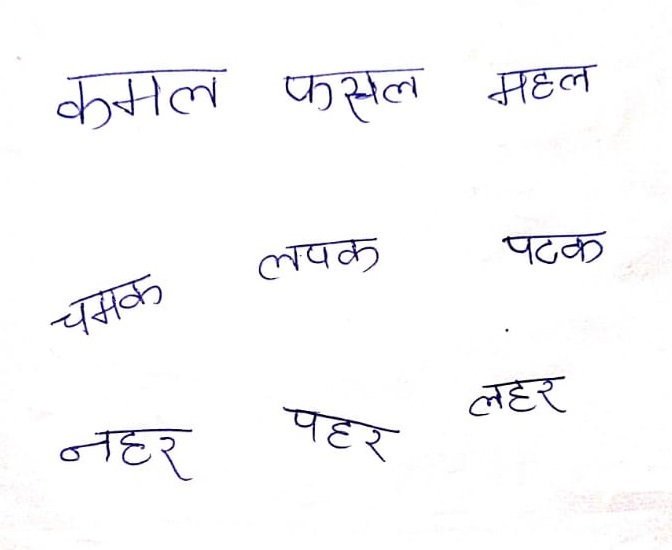
#> input picture Words/1.jpeg, 672 x 550 px
$ python split.py
#> lines starting #> are read from the running program, lines starting #| are printed output that depends on the picture; after the words box and inside, x2 and y2 are one past the last pixel; in counts of white or black regions, pixels touching at a corner belong together
import cv2
import numpy as np
import os


def Sorting_Key(rect):
    global Lines, Size

    x, y, w, h = rect

    cx = x + int(w / 2)
    cy = y + int(h / 2)

    for i, (upper, lower) in enumerate(Lines):
        if not any([all([upper > y + h, lower > y + h]), all([upper < y, lower < y])]):
            return cx + ((i + 1) * Size)


def Split(Image):
    global Lines, Size
    gray = cv2.cvtColor(Image, cv2.COLOR_BGR2GRAY)
#> Image is the input picture: shape (550, 672, 3); mean B, G, R 250.5, 249.5, 249.7

    kernel = cv2.getStructuringElement(cv2.MORPH_ELLIPSE, (25, 25))
    morph = cv2.morphologyEx(gray, cv2.MORPH_CLOSE, kernel)
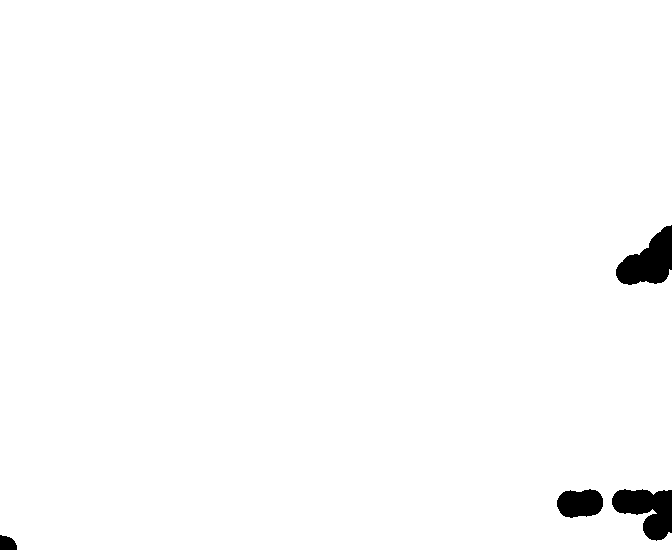
#> morph: shape (550, 672); values 254 (black) and 255 (white), 98.6% white; 4 black regions, box (x1, y1, x2, y2) and area: (616, 225, 672, 285) 1997, (612, 489, 672, 541) 1949, (557, 489, 603, 518) 1063, (0, 535, 17, 550) 205
    for i in range(morph.shape[0]):
        for j in range(morph.shape[1]):
            if not morph[i][j]:
                morph[i][j] = 1
    div = gray / morph
    gray = np.array(cv2.normalize(div, div, 0, 255, cv2.NORM_MINMAX), np.uint8)

    _, thresh = cv2.threshold(gray, 180, 255, cv2.THRESH_BINARY_INV)
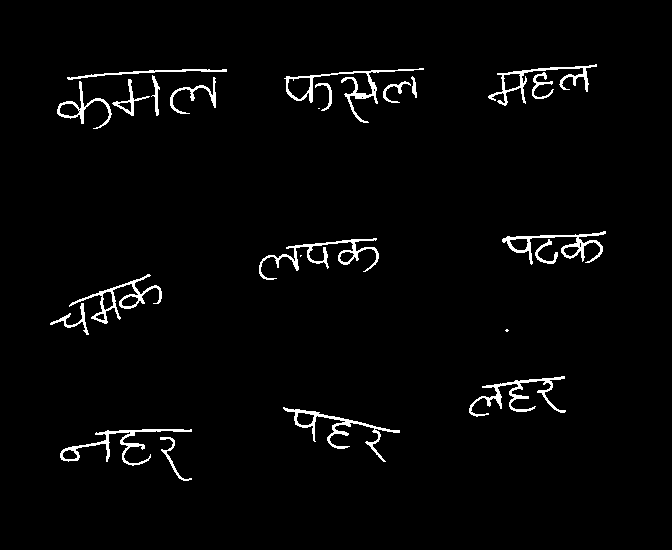
#> thresh: shape (550, 672); 2.5% white in thin lines or dots, all inside (x1, y1, x2, y2) = (50, 64, 606, 481)
    kernel = cv2.getStructuringElement(cv2.MORPH_RECT, (3, 3))
    thresh = cv2.morphologyEx(thresh, cv2.MORPH_DILATE, kernel, iterations=1)
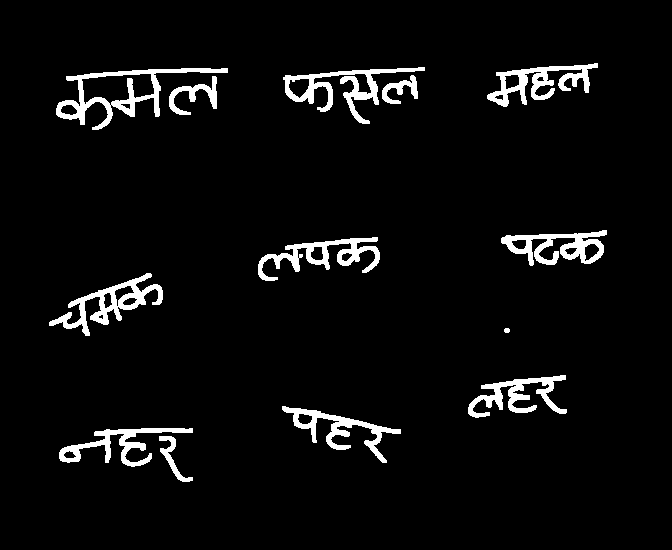
#> thresh: shape (550, 672); 4.7% white; 13 white regions
    contours, _ = cv2.findContours(
        thresh, cv2.RETR_EXTERNAL, cv2.CHAIN_APPROX_NONE)
#> contours = 13 contours, 1 with area under 20; largest, box (x1, y1, x2, y2) and area: (56, 68, 228, 130) 3554, (49, 273, 163, 336) 1946, (283, 67, 425, 124) 1841, (501, 230, 607, 266) 1784, (487, 63, 598, 107) 1697
    i = 0
    contours_filtered = []
    Length = len(contours)
#> Length = 13
    while i < Length:
        x, y, w, h = cv2.boundingRect(contours[i])

        if w * h <= 100:
            contours_filtered.append(contours[i])
            i -= 1
            Length -= 1
        i += 1
#> this loop made 13 passes
#> (x, y, w, h, i, Length) on passes 5 to 13: (504, 328, 6, 5, 4, 12), (504, 328, 6, 5, 4, 11), (504, 328, 6, 5, 4, 10), (504, 328, 6, 5, 4, 9), (504, 328, 6, 5, 4, 8), (504, 328, 6, 5, 4, 7), (504, 328, 6, 5, 4, 6), (504, 328, 6, 5, 4, 5), (504, 328, 6, 5, 4, 4)
#> (x, y, w, h, i) on passes 1 to 4: (159, 436, 34, 46, 1), (59, 428, 134, 39, 2), (282, 406, 119, 57, 3), (468, 375, 99, 43, 4)
#> after the loop, Length = 4; contours_filtered = 9 contours, all with area under 20; i = 4
    h_proj = np.sum(thresh, axis=1)
#> h_proj = 550 values, max 59415 at index 71, min 0 at index 0, mean 8044.1

    upper = None
    lower = None
    Lines = []
    for i in range(h_proj.shape[0]):
        proj = h_proj[i]

        if proj != 0 and upper == None:
            upper = i
        elif proj == 0 and upper != None and lower == None:
            lower = i
            if lower - upper >= 30:
                Lines.append([upper, lower])
            upper = None
            lower = None
#> this loop made 550 passes
#> proj on passes 1 to 12: 0, 0, 0, 0, 0, 0, 0, 0, 0, 0, 0, 0
#> after the loop, Lines = [[63, 130], [230, 336], [375, 482]]
    if upper:
        Lines.append([upper, h_proj.shape[0] - 1])
    Size = thresh.shape[1]
#> Size = 672
    bounding_rects = []
    for contour in contours_filtered:
        x, y, w, h = cv2.boundingRect(contour)

        for upper, lower in Lines:
            if not any([all([upper > y + h, lower > y + h]), all([upper < y, lower < y])]):
                bounding_rects.append([x, y, w, h])
#> this loop made 9 passes
#> after the loop, bounding_rects = [[504, 328, 6, 5], [504, 328, 6, 5], [504, 328, 6, 5], [504, 328, 6, 5], [504, 328, 6, 5], [504, 328, 6, 5], [504, 328, 6, 5], [504, 328, 6, 5], [504, 328, 6, 5]]
    i = 0
    Length = len(bounding_rects)
#> Length = 9
    while i < Length:
        x, y, w, h = bounding_rects[i]
        j = 0

        while j < Length:
            distancex = abs(
                bounding_rects[j][0] - (bounding_rects[i][0] + bounding_rects[i][2]))
            distancey = abs(
                bounding_rects[j][1] - (bounding_rects[i][1] + bounding_rects[i][3]))

            threshx = max(abs(bounding_rects[j][0] - (bounding_rects[i][0] + bounding_rects[i][2])),
                          abs(bounding_rects[j][0] - bounding_rects[i][0]),
                          abs((
                              bounding_rects[j][0] + bounding_rects[j][2]) - bounding_rects[i][0]),
                          abs((bounding_rects[j][0] + bounding_rects[j][2]) - (bounding_rects[i][0] + bounding_rects[i][2])))

            threshy = max(abs(bounding_rects[j][1] - (bounding_rects[i][1] + bounding_rects[i][3])),
                          abs(bounding_rects[j][1] - bounding_rects[i][1]),
                          abs((
                              bounding_rects[j][1] + bounding_rects[j][3]) - bounding_rects[i][1]),
                          abs((bounding_rects[j][1] + bounding_rects[j][3]) - (bounding_rects[i][1] + bounding_rects[i][3])))

            if i != j and any([all([not any([all([bounding_rects[j][1] > y + h, bounding_rects[j][1] + bounding_rects[j][3] > y + h]), all([bounding_rects[j][1] < y, bounding_rects[j][1] + bounding_rects[j][3] < y])]),
                                   not any([all([bounding_rects[j][0] > x + w, bounding_rects[j][0] + bounding_rects[j][2] > x + w]), all([bounding_rects[j][0] < x, bounding_rects[j][0] + bounding_rects[j][2] < x])])]),
                              all([distancex <= 10, bounding_rects[i][3] + bounding_rects[j][3] + 10 >= threshy]), all([bounding_rects[i][2] + bounding_rects[j][2] + 10 >= threshx, distancey <= 10])]):

                x = min(bounding_rects[i][0], bounding_rects[j][0])
                w = max(bounding_rects[i][0] + bounding_rects[i][2],
                        bounding_rects[j][0] + bounding_rects[j][2]) - x
                y = min(bounding_rects[i][1], bounding_rects[j][1])
                h = max(bounding_rects[i][1] + bounding_rects[i][3],
                        bounding_rects[j][1] + bounding_rects[j][3]) - y

                bounding_rects[i] = [x, y, w, h]
                del bounding_rects[j]
                i = -1
                Length -= 1
                break

            j += 1
        i += 1
#> this loop made 9 passes
#> after the loop, Length = 1; bounding_rects = [[504, 328, 6, 5]]; i = 1
    bounding_rects.sort(key=Sorting_Key)
#> the loop in Sorting_Key, `for i, (upper, lower) in enumerate(Lines):` made 2 passes
    Words = []

    for x, y, w, h in bounding_rects:
        crop = Image[y:y + h, x:x + w]

        gray = cv2.cvtColor(crop, cv2.COLOR_BGR2GRAY)

        kernel = cv2.getStructuringElement(cv2.MORPH_ELLIPSE, (25, 25))
        morph = cv2.morphologyEx(gray, cv2.MORPH_CLOSE, kernel)

        for i in range(morph.shape[0]):
            for j in range(morph.shape[1]):
                if not morph[i][j]:
                    morph[i][j] = 1

        div = gray / morph
        gray = np.array(cv2.normalize(
            div, div, 0, 255, cv2.NORM_MINMAX), np.uint8)

        _, thresh = cv2.threshold(gray, 180, 255, cv2.THRESH_BINARY_INV)

        contours, _ = cv2.findContours(
            thresh, cv2.RETR_EXTERNAL, cv2.CHAIN_APPROX_NONE)
        contours = np.vstack(contours)

        rect = cv2.minAreaRect(contours)
        Box = cv2.boxPoints(rect)

        index = np.argmin(np.sum(Box, axis=1))

        box = []
        box.extend(Box[index:])
        box.extend(Box[0:index])

        box = np.int0(box)
        shape = (box[1][0] - box[0][0], box[3][1] - box[0][1])

        src = np.float32(box)
        dst = np.array([[0, 0], [shape[0], 0], [shape[0], shape[1]], [
                       0, shape[1]]], np.float32)

        M = cv2.getPerspectiveTransform(src, dst)
        warp = cv2.bitwise_not(cv2.warpPerspective(
            cv2.bitwise_not(crop), M, shape))
        Words.append(warp.copy())
#> this loop made 1 pass
#> (x, y, w, h, rect, Box, index, src) on pass 1: (504, 328, 6, 5, ((2.75, 1.75), (2.83, 2.12), -45), [[2.5, 3.5], [1, 2], [3, 2.38e-07], [4.5, 1.5]], 1, [[1, 1], [3, 0], [4, 1], [2, 3]])
#> after the loop, Words = 1 item
    return Words


if __name__ == "__main__":
    Words = Split(cv2.imread(os.path.join('Words', '1.jpeg')))
    for word in Words:
        print(type(word))
#> this loop made 1 pass
#| <class 'numpy.ndarray'>

$ run again, with Words/2.jpeg copied over Words/1.jpeg
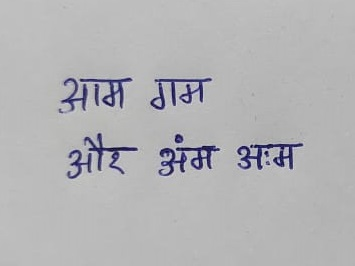
#> input picture Words/2.jpeg, 355 x 266 px
#> in Split, Image is the input picture: shape (266, 355, 3); mean B, G, R 181.7, 179.4, 179.5
#> in Split, `div = gray / morph`:
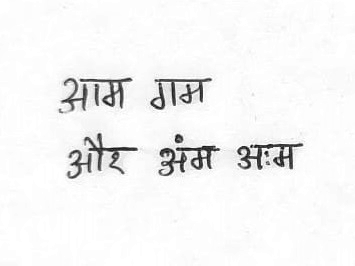
#> div: shape (266, 355) float64; min 0.0156, max 1, mean 0.96
#> in Split, `thresh = cv2.morphologyEx(thresh, cv2.MORPH_DILATE, kernel, iterations..`:
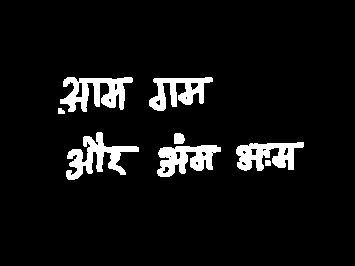
#> thresh: shape (266, 355); 6.8% white; 8 white regions
#> in Split, `contours, _ = cv2.findContours( thresh, cv2.RETR_EXTERNAL, cv2.CHAIN_A..`: contours = 8 contours; box (x1, y1, x2, y2) and area: (60, 77, 133, 112) 1271, (66, 132, 139, 180) 1158, (157, 145, 221, 177) 1149, (236, 142, 304, 171) 1112, (149, 77, 213, 111) 995, (174, 133, 185, 144) 89, (265, 160, 271, 166) 24, (58, 108, 65, 114) 24
#> in Split, `Length = len(contours)`: Length = 8
#> the loop in Split, `while i < Length:` made 8 passes
#> Length on passes 1 to 8: 7, 6, 5, 4, 3, 2, 1, 0
#> after the loop in Split, `while i < Length:`: Length = 0; contours_filtered = 8 contours; box (x1, y1, x2, y2) and area: (265, 160, 271, 166) 24, (265, 160, 271, 166) 24, (265, 160, 271, 166) 24, (265, 160, 271, 166) 24, (265, 160, 271, 166) 24, (265, 160, 271, 166) 24, (265, 160, 271, 166) 24, (265, 160, 271, 166) 24; i = 0
#> h_proj = 266 values, max 43860 at index 147, min 0 at index 0, mean 6146.8
#> the loop in Split, `for i in range(h_proj.shape[0]):` made 266 passes
#> after the loop in Split, `for i in range(h_proj.shape[0]):`: Lines = [[77, 114], [132, 180]]
#> the loop in Split, `for contour in contours_filtered:` made 8 passes
#> after the loop in Split, `for contour in contours_filtered:`: bounding_rects = [[265, 160, 6, 6], [265, 160, 6, 6], [265, 160, 6, 6], [265, 160, 6, 6], [265, 160, 6, 6], [265, 160, 6, 6], [265, 160, 6, 6], [265, 160, 6, 6]]
#> in Split, `Length = len(bounding_rects)`: Length = 8
#> the loop in Split, `while i < Length:` made 8 passes
#> after the loop in Split, `while i < Length:`: Length = 1; bounding_rects = [[265, 160, 6, 6]]; i = 1
#> the loop in Sorting_Key, `for i, (upper, lower) in enumerate(Lines):` made 2 passes
#> the loop in Split, `for x, y, w, h in bounding_rects:` made 1 pass
#> (x, y, w, h, contours, rect, Box, index) on pass 1: (265, 160, 6, 6, 1 contour, all with area under 20, ((2, 2.5), (3, 4), -90), [[4, 4], [-9.18e-17, 4], [0, 1], [4, 1]], 2)
#> after the loop in Split, `for x, y, w, h in bounding_rects:`: Words = 1 item
#> the loop `for word in Words:` made 1 pass
#| <class 'numpy.ndarray'>

$ run again, with Words/3.jpg copied over Words/1.jpeg
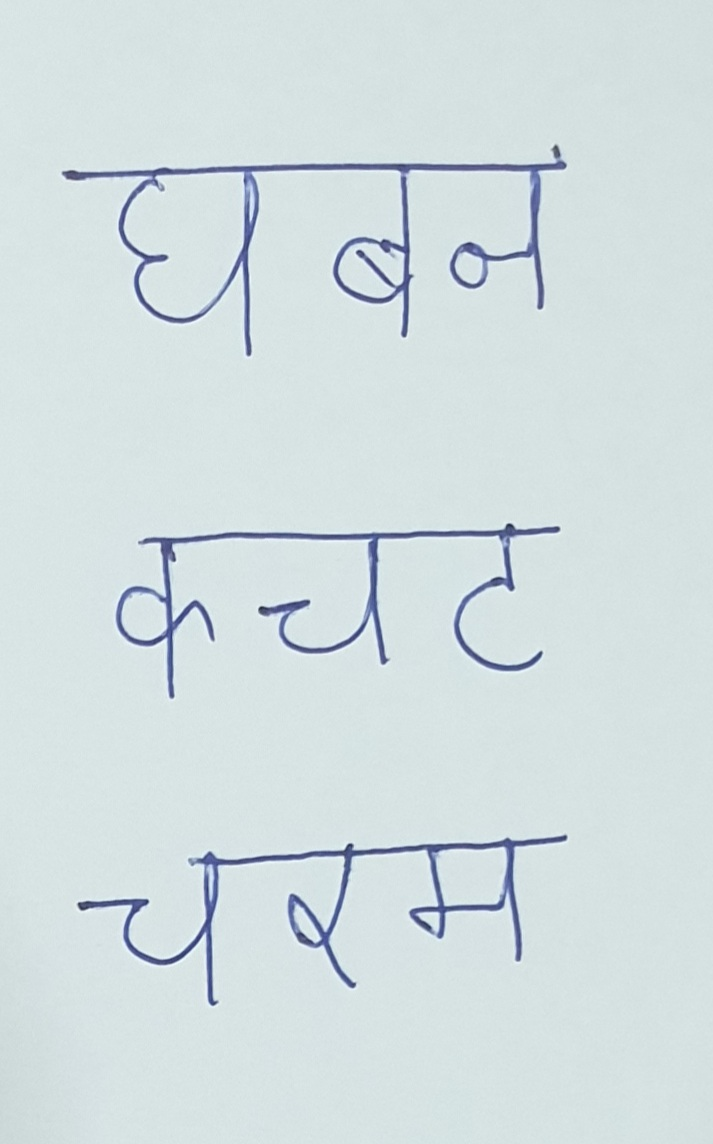
#> input picture Words/3.jpg, 713 x 1144 px
#> in Split, Image is the input picture: shape (1144, 713, 3); mean B, G, R 224.6, 222.6, 210.7
#> in Split, `gray = np.array(cv2.normalize(div, div, 0, 255, cv2.NORM_MINMAX), np.u..`:
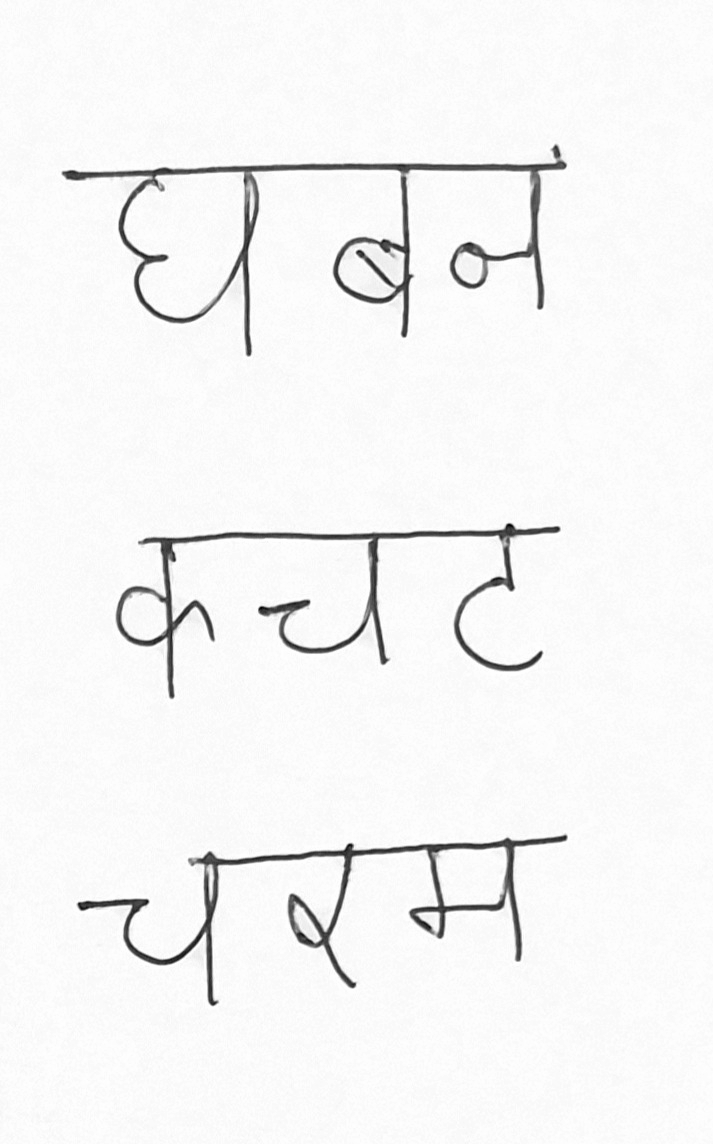
#> gray: shape (1144, 713); min 0, max 254, mean 245.3
#> in Split, `thresh = cv2.morphologyEx(thresh, cv2.MORPH_DILATE, kernel, iterations..`:
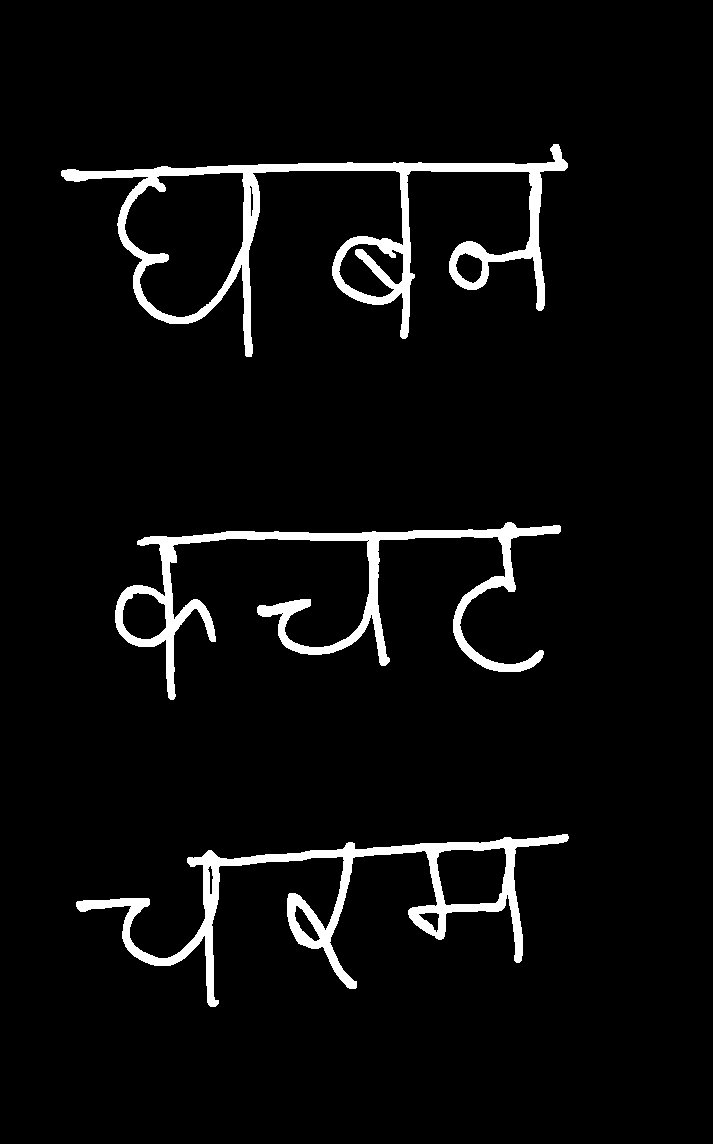
#> thresh: shape (1144, 713); 4.7% white; 3 white regions
#> contours = 3 contours; box (x1, y1, x2, y2) and area: (61, 144, 568, 357) 29001, (76, 834, 569, 1007) 14616, (115, 522, 561, 700) 11990
#> in Split, `Length = len(contours)`: Length = 3
#> the loop in Split, `while i < Length:` made 3 passes
#> after the loop in Split, `while i < Length:`: contours_filtered = []; i = 3
#> h_proj = 1144 values, max 118830 at index 170, min 0 at index 0, mean 8500.4
#> the loop in Split, `for i in range(h_proj.shape[0]):` made 1144 passes
#> proj on passes 1 to 8: 0, 0, 0, 0, 0, 0, 0, 0
#> after the loop in Split, `for i in range(h_proj.shape[0]):`: Lines = [[144, 357], [522, 700], [834, 1007]]
#> after the loop in Split, `for contour in contours_filtered:`: bounding_rects = []
#> in Split, `Length = len(bounding_rects)`: Length = 0
#> after the loop in Split, `for x, y, w, h in bounding_rects:`: Words = []
